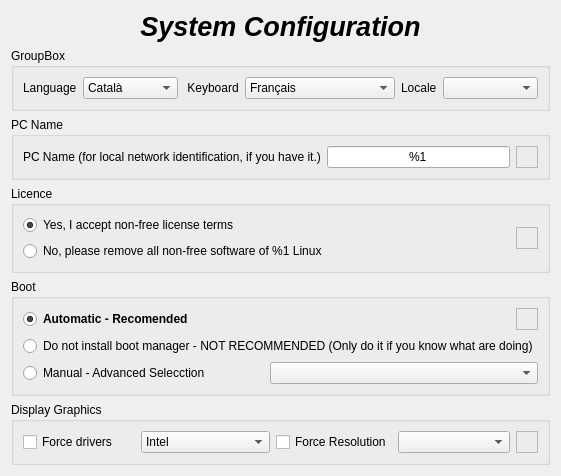
          <widget class="QWidget" name="PSystem">
           <layout class="QGridLayout" name="gridLayout_19">
            <item row="0" column="0">
             <widget class="QLabel" name="LSystemTitle">
              <property name="maximumSize">
               <size>
                <width>16777215</width>
                <height>50</height>
               </size>
              </property>
              <property name="font">
               <font>
                <pointsize>20</pointsize>
                <weight>75</weight>
                <italic>true</italic>
                <bold>true</bold>
               </font>
              </property>
              <property name="text">
               <string>System Configuration</string>
              </property>
              <property name="alignment">
               <set>Qt::AlignCenter</set>
              </property>
             </widget>
            </item>
            <item row="2" column="0">
             <widget class="QGroupBox" name="GBPcName">
              <property name="maximumSize">
               <size>
                <width>16777215</width>
                <height>100</height>
               </size>
              </property>
              <property name="title">
               <string>PC Name</string>
              </property>
              <layout class="QGridLayout" name="gridLayout_23">
               <item row="0" column="0">
                <widget class="QLabel" name="LPcName">
                 <property name="text">
                  <string>PC Name (for local network identification, if you have it.)</string>
                 </property>
                </widget>
               </item>
               <item row="0" column="1">
                <widget class="QLineEdit" name="LEPcName">
                 <property name="inputMask">
                  <string/>
                 </property>
                 <property name="text">
                  <string>%1</string>
                 </property>
                 <property name="alignment">
                  <set>Qt::AlignCenter</set>
                 </property>
                </widget>
               </item>
               <item row="0" column="2">
                <widget class="QFrame" name="FPcNameInfo">
                 <property name="minimumSize">
                  <size>
                   <width>22</width>
                   <height>22</height>
                  </size>
                 </property>
                 <property name="maximumSize">
                  <size>
                   <width>22</width>
                   <height>22</height>
                  </size>
                 </property>
                 <property name="frameShape">
                  <enum>QFrame::StyledPanel</enum>
                 </property>
                 <property name="frameShadow">
                  <enum>QFrame::Raised</enum>
                 </property>
                </widget>
               </item>
              </layout>
             </widget>
            </item>
            <item row="3" column="0">
             <widget class="QGroupBox" name="GBLicense">
              <property name="maximumSize">
               <size>
                <width>16777215</width>
                <height>150</height>
               </size>
              </property>
              <property name="title">
               <string>Licence</string>
              </property>
              <layout class="QGridLayout" name="gridLayout_24">
               <item row="0" column="0">
                <widget class="QRadioButton" name="RBLicenseY">
                 <property name="text">
                  <string>Yes, I accept non-free license terms</string>
                 </property>
                 <property name="checked">
                  <bool>true</bool>
                 </property>
                </widget>
               </item>
               <item row="0" column="1" rowspan="2">
                <widget class="QFrame" name="FLicenseInfo">
                 <property name="minimumSize">
                  <size>
                   <width>22</width>
                   <height>22</height>
                  </size>
                 </property>
                 <property name="maximumSize">
                  <size>
                   <width>22</width>
                   <height>22</height>
                  </size>
                 </property>
                 <property name="frameShape">
                  <enum>QFrame::StyledPanel</enum>
                 </property>
                 <property name="frameShadow">
                  <enum>QFrame::Raised</enum>
                 </property>
                </widget>
               </item>
               <item row="1" column="0">
                <widget class="QRadioButton" name="RBLicenseN">
                 <property name="text">
                  <string>No, please remove all non-free software of %1 Linux</string>
                 </property>
                </widget>
               </item>
              </layout>
             </widget>
            </item>
            <item row="4" column="0">
             <widget class="QGroupBox" name="GBBoot">
              <property name="title">
               <string>Boot</string>
              </property>
              <layout class="QGridLayout" name="gridLayout_25">
               <item row="0" column="0" colspan="2">
                <widget class="QRadioButton" name="RBAutoBoot">
                 <property name="font">
                  <font>
                   <weight>75</weight>
                   <italic>false</italic>
                   <bold>true</bold>
                  </font>
                 </property>
                 <property name="text">
                  <string>Automatic - Recomended</string>
                 </property>
                 <property name="checked">
                  <bool>true</bool>
                 </property>
                </widget>
               </item>
               <item row="0" column="2">
                <widget class="QFrame" name="FBootInfo">
                 <property name="minimumSize">
                  <size>
                   <width>22</width>
                   <height>22</height>
                  </size>
                 </property>
                 <property name="maximumSize">
                  <size>
                   <width>22</width>
                   <height>22</height>
                  </size>
                 </property>
                 <property name="frameShape">
                  <enum>QFrame::StyledPanel</enum>
                 </property>
                 <property name="frameShadow">
                  <enum>QFrame::Raised</enum>
                 </property>
                </widget>
               </item>
               <item row="1" column="0" colspan="3">
                <widget class="QRadioButton" name="RBNoBoot">
                 <property name="font">
                  <font>
                   <italic>false</italic>
                  </font>
                 </property>
                 <property name="text">
                  <string>Do not install boot manager - NOT RECOMMENDED (Only do it if you know what are doing)</string>
                 </property>
                </widget>
               </item>
               <item row="2" column="0">
                <widget class="QRadioButton" name="RBManBoot">
                 <property name="font">
                  <font>
                   <italic>false</italic>
                  </font>
                 </property>
                 <property name="text">
                  <string>Manual - Advanced Selecction</string>
                 </property>
                </widget>
               </item>
               <item row="2" column="1" colspan="2">
                <widget class="QComboBox" name="CBMbr"/>
               </item>
              </layout>
             </widget>
            </item>
            <item row="5" column="0">
             <widget class="QGroupBox" name="GBDisplay">
              <property name="title">
               <string>Display Graphics</string>
              </property>
              <layout class="QGridLayout" name="gridLayout_26">
               <item row="0" column="0">
                <widget class="QCheckBox" name="CHForceDisplayDriver_2">
                 <property name="text">
                  <string>Force drivers</string>
                 </property>
                </widget>
               </item>
               <item row="0" column="1">
                <widget class="QComboBox" name="CBDisplayDriver">
                 <item>
                  <property name="text">
                   <string>Intel</string>
                  </property>
                 </item>
                 <item>
                  <property name="text">
                   <string>Ati propietary</string>
                  </property>
                 </item>
                 <item>
                  <property name="text">
                   <string>Ati free drivers</string>
                  </property>
                 </item>
                 <item>
                  <property name="text">
                   <string>Nvidia propiertary</string>
                  </property>
                 </item>
                 <item>
                  <property name="text">
                   <string>Nvidia free drivers</string>
                  </property>
                 </item>
                 <item>
                  <property name="text">
                   <string>Vesa</string>
                  </property>
                 </item>
                </widget>
               </item>
               <item row="0" column="2">
                <widget class="QCheckBox" name="CHForceDisplayResol_2">
                 <property name="text">
                  <string>Force Resolution</string>
                 </property>
                </widget>
               </item>
               <item row="0" column="3">
                <widget class="QComboBox" name="CBDisplayResol"/>
               </item>
               <item row="0" column="4">
                <widget class="QFrame" name="FDisplayInfo">
                 <property name="maximumSize">
                  <size>
                   <width>22</width>
                   <height>22</height>
                  </size>
                 </property>
                 <property name="frameShape">
                  <enum>QFrame::StyledPanel</enum>
                 </property>
                 <property name="frameShadow">
                  <enum>QFrame::Raised</enum>
                 </property>
                </widget>
               </item>
              </layout>
             </widget>
            </item>
            <item row="1" column="0">
             <widget class="QGroupBox" name="groupBox">
              <property name="title">
               <string>GroupBox</string>
              </property>
              <layout class="QGridLayout" name="gridLayout_3">
               <item row="0" column="3" colspan="2">
                <widget class="QComboBox" name="CBKeyboard_2">
                 <property name="sizePolicy">
                  <sizepolicy hsizetype="Expanding" vsizetype="Fixed">
                   <horstretch>0</horstretch>
                   <verstretch>0</verstretch>
                  </sizepolicy>
                 </property>
                 <property name="minimumSize">
                  <size>
                   <width>150</width>
                   <height>0</height>
                  </size>
                 </property>
                 <item>
                  <property name="text">
                   <string>Français</string>
                  </property>
                 </item>
                 <item>
                  <property name="text">
                   <string>Bielorussion</string>
                  </property>
                 </item>
                 <item>
                  <property name="text">
                   <string>French-Canadian</string>
                  </property>
                 </item>
                 <item>
                  <property name="text">
                   <string>Czech</string>
                  </property>
                 </item>
                 <item>
                  <property name="text">
                   <string>klavesova</string>
                  </property>
                 </item>
                 <item>
                  <property name="text">
                   <string>danish</string>
                  </property>
                 </item>
                 <item>
                  <property name="text">
                   <string>Spanish</string>
                  </property>
                 </item>
                 <item>
                  <property name="text">
                   <string>Estonian</string>
                  </property>
                 </item>
                 <item>
                  <property name="text">
                   <string>fi</string>
                  </property>
                 </item>
                 <item>
                  <property name="text">
                   <string>Greek</string>
                  </property>
                 </item>
                 <item>
                  <property name="text">
                   <string>Hebrew</string>
                  </property>
                 </item>
                 <item>
                  <property name="text">
                   <string>Italian</string>
                  </property>
                 </item>
                 <item>
                  <property name="text">
                   <string>Lithuanian</string>
                  </property>
                 </item>
                 <item>
                  <property name="text">
                   <string>Macedonian</string>
                  </property>
                 </item>
                 <item>
                  <property name="text">
                   <string>nl</string>
                  </property>
                 </item>
                 <item>
                  <property name="text">
                   <string>no</string>
                  </property>
                 </item>
                 <item>
                  <property name="text">
                   <string>Polish</string>
                  </property>
                 </item>
                 <item>
                  <property name="text">
                   <string>Romanian</string>
                  </property>
                 </item>
                 <item>
                  <property name="text">
                   <string>Russian</string>
                  </property>
                 </item>
                 <item>
                  <property name="text">
                   <string>UA</string>
                  </property>
                 </item>
                 <item>
                  <property name="text">
                   <string>United Kingdom</string>
                  </property>
                 </item>
                 <item>
                  <property name="text">
                   <string>United States</string>
                  </property>
                 </item>
                 <item>
                  <property name="text">
                   <string>German</string>
                  </property>
                 </item>
                 <item>
                  <property name="text">
                   <string>Hungarian</string>
                  </property>
                 </item>
                 <item>
                  <property name="text">
                   <string>sg</string>
                  </property>
                 </item>
                 <item>
                  <property name="text">
                   <string>Spanish latin</string>
                  </property>
                 </item>
                </widget>
               </item>
               <item row="0" column="0">
                <widget class="QLabel" name="LLanguage_2">
                 <property name="text">
                  <string>Language</string>
                 </property>
                </widget>
               </item>
               <item row="0" column="2">
                <widget class="QLabel" name="LKeyboard_2">
                 <property name="text">
                  <string> Keyboard</string>
                 </property>
                </widget>
               </item>
               <item row="0" column="5">
                <widget class="QLabel" name="LLocale_2">
                 <property name="text">
                  <string>Locale</string>
                 </property>
                </widget>
               </item>
               <item row="0" column="6">
                <widget class="QComboBox" name="CBLocale_2">
                 <property name="sizePolicy">
                  <sizepolicy hsizetype="Expanding" vsizetype="Fixed">
                   <horstretch>0</horstretch>
                   <verstretch>0</verstretch>
                  </sizepolicy>
                 </property>
                 <property name="maximumSize">
                  <size>
                   <width>150</width>
                   <height>16777215</height>
                  </size>
                 </property>
                </widget>
               </item>
               <item row="0" column="1">
                <widget class="QComboBox" name="CBLanguage_2">
                 <property name="sizePolicy">
                  <sizepolicy hsizetype="Expanding" vsizetype="Fixed">
                   <horstretch>0</horstretch>
                   <verstretch>0</verstretch>
                  </sizepolicy>
                 </property>
                 <property name="maximumSize">
                  <size>
                   <width>150</width>
                   <height>16777215</height>
                  </size>
                 </property>
                 <item>
                  <property name="text">
                   <string>Català</string>
                  </property>
                  <property name="icon">
                   <iconset resource="resource.qrc">
                    <normaloff>:/img/img/lang/ca_ES.png</normaloff>:/img/img/lang/ca_ES.png</iconset>
                  </property>
                 </item>
                 <item>
                  <property name="text">
                   <string>Castellano</string>
                  </property>
                  <property name="icon">
                   <iconset resource="resource.qrc">
                    <normaloff>:/img/img/lang/es_ES.png</normaloff>:/img/img/lang/es_ES.png</iconset>
                  </property>
                 </item>
                 <item>
                  <property name="text">
                   <string>English</string>
                  </property>
                  <property name="icon">
                   <iconset resource="resource.qrc">
                    <normaloff>:/img/img/lang/en_GB.png</normaloff>:/img/img/lang/en_GB.png</iconset>
                  </property>
                 </item>
                 <item>
                  <property name="text">
                   <string>Français</string>
                  </property>
                  <property name="icon">
                   <iconset resource="resource.qrc">
                    <normaloff>:/img/img/lang/fr_FR.png</normaloff>:/img/img/lang/fr_FR.png</iconset>
                  </property>
                 </item>
                 <item>
                  <property name="text">
                   <string>Italiano</string>
                  </property>
                  <property name="icon">
                   <iconset resource="resource.qrc">
                    <normaloff>:/img/img/lang/es_MX.png</normaloff>:/img/img/lang/es_MX.png</iconset>
                  </property>
                 </item>
                 <item>
                  <property name="text">
                   <string>Deutsch</string>
                  </property>
                  <property name="icon">
                   <iconset resource="resource.qrc">
                    <normaloff>:/img/img/lang/de_DE.png</normaloff>:/img/img/lang/de_DE.png</iconset>
                  </property>
                 </item>
                 <item>
                  <property name="text">
                   <string>Português</string>
                  </property>
                  <property name="icon">
                   <iconset resource="resource.qrc">
                    <normaloff>:/img/img/lang/pt_PT.png</normaloff>:/img/img/lang/pt_PT.png</iconset>
                  </property>
                 </item>
                 <item>
                  <property name="text">
                   <string>Galego</string>
                  </property>
                  <property name="icon">
                   <iconset resource="resource.qrc">
                    <normaloff>:/img/img/lang/es_GL.png</normaloff>:/img/img/lang/es_GL.png</iconset>
                  </property>
                 </item>
                 <item>
                  <property name="text">
                   <string>Euskara</string>
                  </property>
                  <property name="icon">
                   <iconset resource="resource.qrc">
                    <normaloff>:/img/img/lang/es_EU.png</normaloff>:/img/img/lang/es_EU.png</iconset>
                  </property>
                 </item>
                 <item>
                  <property name="text">
                   <string>Pу́сский</string>
                  </property>
                  <property name="icon">
                   <iconset resource="resource.qrc">
                    <normaloff>:/img/img/lang/ru_RU.png</normaloff>:/img/img/lang/ru_RU.png</iconset>
                  </property>
                 </item>
                </widget>
               </item>
              </layout>
             </widget>
            </item>
           </layout>
          </widget>
